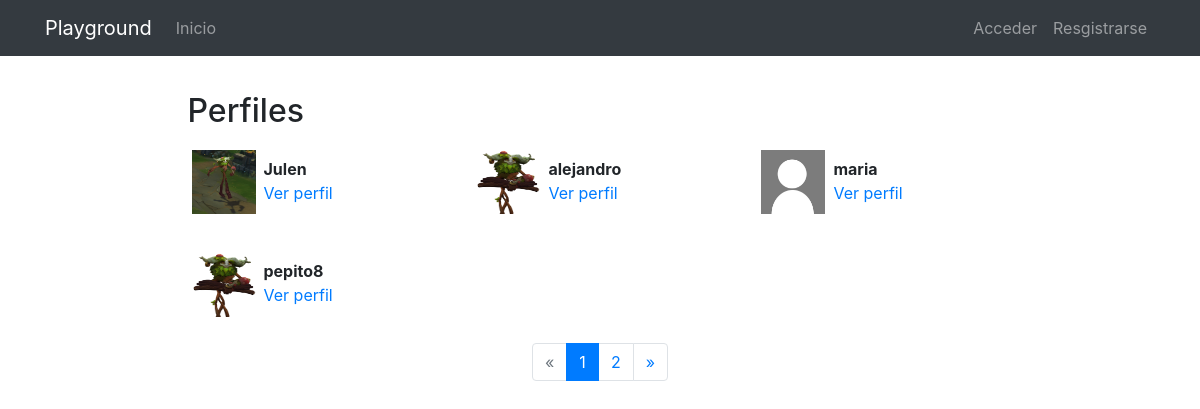
The app's page /profiles/, older data.
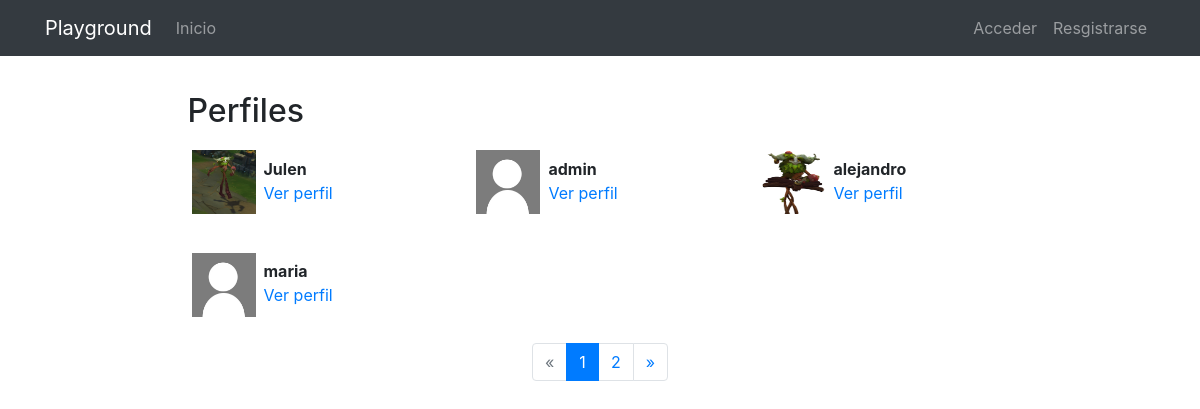
The same page, newer data.
### registration/models.py (models this page shows)
class Profile(models.Model):
    user = models.OneToOneField(User,on_delete=models.CASCADE)
    avatar = models.ImageField(upload_to=custom_upload_to, null=True, blank=True)
    bio = models.TextField(null=True, blank=True)
    link = models.URLField(max_length=200, null=True, blank=True)
    class Meta:
        ordering = ['user__username']

### profiles/views.py (the view)
# urls.py: path('', ProfileListView.as_view(), name='list'),
class ProfileListView(ListView):
    model = Profile
    template_name = 'profiles/profile_list.html'
    paginate_by = 4

### profiles/templates/profiles/profile_list.html (shortened to what this page needs)
{% extends 'core/base.html' %}
{% load static %}
{% block content %}
<main role="main">
  <div class="container">
    <div class="row mt-3">
      <div class="col-md-9 mx-auto mb-5">
        <h2>Perfiles</h2>
        <div class="row">
          {% for profile in profile_list %}
            <div class="col-md-4 mt-2 mb-3 ">
              <div class="row p-1">
                <div class="col-md-12">
                  {% if profile.avatar %}
                    <img src="{{profile.avatar.url}}" class="img-fluid profile-avatar">
                  {% else %}
                    <img src="{% static 'registration/img/no-avatar.jpg' %}" class="img-fluid profile-avatar">
                  {% endif %}
                  <p class="profile-data">
                    <b>{{profile.user|truncatechars:"16"}}</b><br>
                    <a href="{% url 'profiles:detail' profile.user %}">Ver perfil</a>
                  </p>
                </div>
              </div>
            </div>
          {% endfor %}
        </div>
        {% if is_paginated %}
          <nav aria-label="Page navigation">
            <ul class="pagination justify-content-center">
              {% if page_obj.has_previous %}
                <li class="page-item ">
                  <a class="page-link" href="?page={{ page_obj.previous_page_number }}">&laquo;</a>
                </li>
              {% else %}
                <li class="page-item disabled">
                  <a class="page-link" href="#" tabindex="-1">&laquo;</a>
                </li>
              {% endif %}
              {% for i in paginator.page_range %}
                <li class="page-item {% if page_obj.number == i %}active{% endif %}">
                  <a class="page-link" href="?page={{ i }}">{{ i }}</a>
                </li>
              {% endfor %}
              {% if page_obj.has_next %}
                <li class="page-item ">
                  <a class="page-link" href="?page={{ page_obj.next_page_number }}">&raquo;</a>
                </li>
              {% else %}
                <li class="page-item disabled">
                  <a class="page-link" href="#" tabindex="-1">&raquo;</a>
                </li>
              {% endif %}
            </ul>
          </nav>
        {% endif %}
      </div>
    </div>
  </div>
</main>
{% endblock %}

### core/templates/core/base.html (shortened to what this page needs)
<!DOCTYPE html>
<html lang="es">
  <head>
    {% load static %}
    <link href="{% static 'core/vendor/bootstrap/css/bootstrap.min.css' %}" rel="stylesheet">
    <link href="{% static 'core/vendor/font-awesome/css/font-awesome.min.css' %}" rel="stylesheet" type="text/css">
    <link href="{% static 'core/css/main.css' %}" rel="stylesheet">
  </head>
  <body>
    <body>
      <nav class="navbar navbar-expand-lg navbar-dark bg-dark">
        <div class="container">
          <a class="navbar-brand" href="{% url 'pages:pages' %}">Playground</a>
          <div class="collapse navbar-collapse" id="ned">
            <ul class="navbar-nav mr-auto">
              <li class="nav-item">
                <a class="nav-link" href="{% url 'pages:pages' %}">Inicio</a>
              </li>
            </ul>
            <ul class="navbar-nav">
            {% if not request.user.is_authenticated %}
              <li class="nav-item">
                <a class="nav-link" href="{% url 'login' %}">
                  Acceder
                </a>
              </li>
              <li class="nav-item">
                <a class="nav-link" href="{% url 'signup' %}">
                  Resgistrarse
                </a>
              </li>
            {% endif %}
            </ul>
          </div>
        </div>
      </nav>
      {% block content %}{% endblock %}
  </body>
</html>

### core/static/core/css/main.css (style rules this page uses)
main { padding-top: 20px; }
:root { --jumbotron-padding-y: 3rem; }

### profiles/templates/profiles/profile_list.html (style rules this page uses)
.profile-avatar { float:left;width:4rem;height:4rem }
.profile-data { padding-left:4.5rem;padding-top:.4rem; }

Row changes from the older to the newer data that the page shows:
no longer on this page (row unchanged): Profile: avatar (picture), user "pepito8"
added Profile: user "admin"
